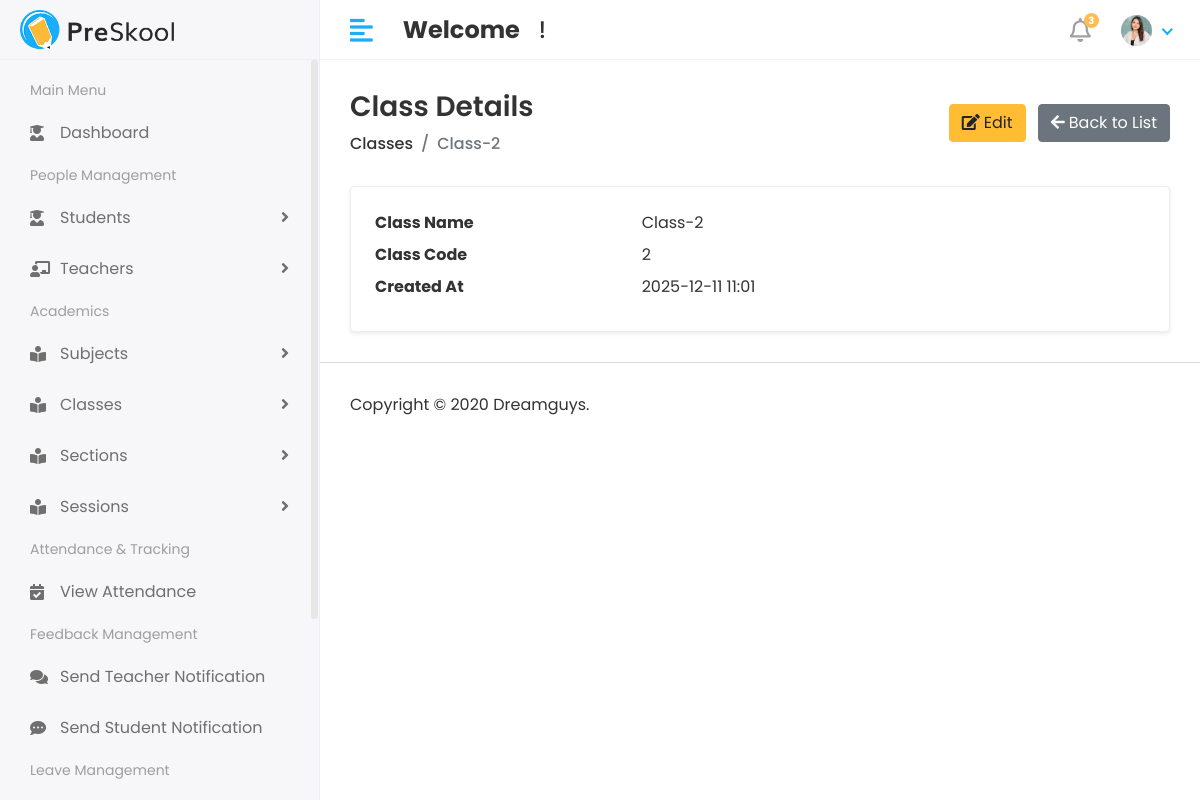
Screenshot of /academic/class-detail/2/ with the database file from the repository.
### academic/models.py (models this page shows, shortened)
class Class(models.Model):
    name = models.CharField(
        max_length=50,
        unique=True,
        verbose_name="Class Name"
    )
    class_code = models.PositiveIntegerField(
        validators=[
            MinValueValidator(1),
            MaxValueValidator(99)  # max 2 digits
        ],
        verbose_name="Class Code"
    )
    created_at = models.DateTimeField(
        auto_now_add=True,
        verbose_name="Created Date"
    )
    class Meta:
        verbose_name = "Class"
        verbose_name_plural = "Classes"   # Admin menu name will show correctly

### academic/views.py (the view)
# urls.py: path('class-detail/<int:class_id>/', class_detail, name='class_detail'),
def class_detail(request, class_id):
    class_obj = get_object_or_404(Class, id=class_id)
    context = {
        'klass': class_obj
    }
    return render(request, 'Academic/class/class_detail.html', context)

### templates/Academic/class/class_detail.html
{% extends "base.html" %}
{% block content %}
<div class="content container-fluid">
    <div class="page-header">
        <div class="row align-items-center">
            <div class="col">
                <h3 class="page-title mb-2">Class Details</h3>
                <ul class="breadcrumb mb-0">
                    <li class="breadcrumb-item"><a href="{% url 'class_list' %}">Classes</a></li>
                    <li class="breadcrumb-item active">{{ klass.name }}</li>
                </ul>
            </div>
            <div class="col-auto mt-3 mt-md-0">
                <a href="{% url 'edit_class' klass.id %}" class="btn btn-warning mr-2">
                    <i class="fas fa-edit mr-1"></i>Edit
                </a>
                <a href="{% url 'class_list' %}" class="btn btn-secondary">
                    <i class="fas fa-arrow-left mr-1"></i>Back to List
                </a>
            </div>
        </div>
    </div>
    <div class="card shadow-sm">
        <div class="card-body">
            <dl class="row mb-0">
                <dt class="col-sm-4">Class Name</dt>
                <dd class="col-sm-8">{{ klass.name|default:"—" }}</dd>
                <dt class="col-sm-4">Class Code</dt>
                <dd class="col-sm-8">{{ klass.class_code|default:"—" }}</dd>
                <dt class="col-sm-4">Created At</dt>
                <dd class="col-sm-8">{{ klass.created_at|date:"Y-m-d H:i"|default:"—" }}</dd>
            </dl>
        </div>
    </div>
</div>
{% endblock %}

### static/assets/css/style.css (style rules this page uses)
html { height: 100%; }
body { background-color: #fff; color: #333; font-family: 'Poppins', sans-serif; font-size: 1rem; height: 100%; line-height: 1.5; overflow-x: hidden; }
h1, h2, h3, h4, h5, h6 { font-family: 'Poppins', sans-serif; margin-top: 0; }
ul, ol { padding: 0px; list-style: none; }
.btn-warning { background-color: #ffbc34; border: 1px solid #ffbc34 }
.card { border: 1px solid #ececf5; box-shadow: 0 1px 3px 0 rgba(0, 0, 0, 0.03); margin-bottom: 1.875rem; }
.card-body { padding: 1.5rem; }
.page-wrapper>.content { padding: 1.875rem 1.875rem 0; }
.page-header { margin-bottom: 1.875rem; }
.page-header .breadcrumb { background-color: transparent; color: #6c757d; font-size: 1rem; font-weight: 500; margin-bottom: 0; padding: 0; }
.page-header .breadcrumb a { color: #333; }
.page-title { font-size: 28px; font-weight: 600; color: #333; margin-bottom: 5px; }

### rows the page displays
Class: name "Class-2", class_code "2", created_at "2025-12-11 11:01"
